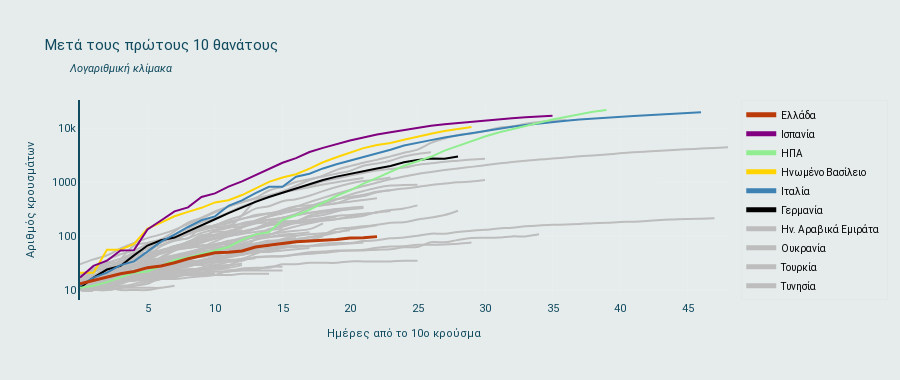

Write notebook code for a chart like this one.
### Markdown cell above
# Line Chart - logarithmic - after XX cases | XX deaths

### Code cell
'''φορτώνουμε το αρχείο που επιθυμούμε, τον αριθμό σημείο έναρξης της οπτικοποίησης,
το όνομα της νέας στήλης που θα δημιουργηθεί από το melt, 
το όνομα του αρχείου που θέλουμε να σώσουμε'''

def after100Cases(fileName, numberCompare, columnName, outputName, titleGraphic):
    
    ''' φορτώνουμε το πρώτο αρχείο από το Hopkins'''
    df=pd.read_csv(baseHopkinsURL + fileName)\
        .drop(['Lat', 'Long'], axis=1) \
        .melt(id_vars=['Province/State', 'Country/Region'], 
                 var_name='Date', value_name=columnName) \
        .astype({'Date':'datetime64[ns]', columnName:'Int64'}, 
                 errors='ignore')
    
    ''' φορτώνουμε το αρχείο με την αντιστοίχιση ελληνικών - αγγλικών ονομάτων χωρών'''
    gr=pd.read_csv(countriesInGreek)
    ''' το συνδέουμε με το dataframe από το Hopkins ώστε να προστεθεί το ADMIN_GR'''
    df=pd.merge(df,gr, how='left', left_on='Country/Region', right_on='ADMIN')
    
    ''' φορτώνουμε το αρχείο με τους πληθυσμούς'''
    pop=pd.read_csv(population, usecols = ['Country,Other','Population (2020)'])
    '''συνδέουμε το dataframe με τα ελληνικά ονόματα '''
    gr=pd.merge(gr,pop, how='right', left_on='ADMIN', right_on='Country,Other')
    
    '''Ενώνουμε το dataframe του Hopkins και εκείνο του population με βάση την στήλη με τα ελληνικά ονόματα'''
    df=pd.merge(df,gr, how='left', on='ADMIN_GR')

    
    ''' υπολογίζουμε συγκεντρωτικά για κάθε χώρα τα κρούσματα και τους θανάτους ανά ημέρα'''
    df=df.groupby(['Country/Region','Date','ADMIN_GR','Population (2020)'])[columnName].sum().reset_index()
    
    ''' ------------------- ΞΕΚΙΝΑ Η ΟΠΤΙΚΟΠΟΙΗΣΗ ------------------'''
    
    ''' Φτιάχνουμε ένα variable που ΔΕΝ ΘΑ ΠΕΡΙΕΧΕΙ τις χώρες αναφοράς - που θα χρωματίσουμε με άλλο χρώμα'''
    cnt= df[(df['Country/Region']!='Greece') & 
        (df['Country/Region']!='Germany') & 
        (df['Country/Region']!='Italy') & 
        (df['Country/Region']!='United Kingdom') & 
        (df['Country/Region']!='US') & 
        (df['Country/Region']!='Spain')&
        (df['Country/Region']!='China')]
    
    fig = px.line(cnt[(cnt['Country/Region']!='Diamond Princess') & 
                  (cnt['deaths']>=numberCompare)],
              y=columnName,
              color='ADMIN_GR',
              hover_data=['ADMIN_GR'],
              labels={'Date':'Ημερομηνία',
                    columnName:'Αριθμός Κρουσμάτων',
                    'ADMIN_GR':'Χώρα'},
              title=titleGraphic,
              
              line_shape="spline", render_mode="svg",
#               color_discrete_sequence=px.colors.sequential.ice
#               color_discrete_sequence=px.colors.qualitative.Prism
              color_discrete_sequence=['rgb(189,189,189)']
             )
    
    fig.update_layout(paper_bgcolor="#E6ECEC",
                 plot_bgcolor="#E6ECEC",
                 font=dict(
                family="Roboto",
                size=11,
                color="#114B5F")
                 )

    # fig.update_traces(mode="markers+lines", hovertemplate=None)
    # fig.update_layout(hovermode="x")
    fig.update_layout(hovermode="closest",
                     hoverlabel=dict(
                        bgcolor="white", 
                        font_size=12, 
                        font_family="Roboto"),
                     hoverlabel_align = 'left',)

    fig.update_layout(showlegend=True)
    fig.update_layout(legend_title='',

                     legend=dict(
    #                      θέση του legend
    #                     x=0,
    #                     y=1,

    #                      σειρά χωρών reversed, normal, grouped
                        traceorder="reversed", 
                        font=dict(
                            family="roboto",
                            size=10,
                            color="black"
                        ),

                        bgcolor="#E6ECEC",
                        bordercolor="#dadada",
                        borderwidth=.3
                    ))

    fig.update_yaxes(nticks=4,
                    
                    showticklabels=True,
                    showline=True,
                     linewidth=2,
                    linecolor='#114B5F',
                    showgrid=True, 
                     gridwidth=.1, 
                     gridcolor='#F8FAFA',
                    title_text = "Αριθμός κρουσμάτων",
                    title_font = {"size": 11,
                                 'color':'#114B5F'},)

    fig.update_xaxes(tickvals=[5, 10, 15, 20, 25, 30,35,40,45,50,55],
                    ticks=None,
                    showticklabels=True,
                     showline=False,
                     linewidth=.1,
                    linecolor='#F8FAFA',
                    showgrid=True, 
                     gridwidth=.1, 
                     gridcolor='#F8FAFA',
                    title_text = "Ημέρες από το {}o κρούσμα".format(numberCompare),
                    title_font = {"size": 11,
                                 'color':'#114B5F'},
                    )

    fig.update_layout(xaxis_showgrid=True, 
                      yaxis_showgrid=True)


    fig.update_layout(yaxis_type="log")

    fig.update_layout(height=380)

    
    # Γερμανία
    fig.add_trace(go.Scatter(y=df[(df['Country/Region']=='Germany')&(df[columnName]>numberCompare)][columnName],
                             name='Γερμανία',
                            line=dict(color="black",
                                    width=2),
                             hovertemplate = '<b>%{y:.f}</b> κρούσματα στην Γερμανία<extra></extra>'
                            ))
    
       # Ιταλία
    fig.add_trace(go.Scatter(y=df[(df['Country/Region']=='Italy')&(df[columnName]>numberCompare)][columnName],
                             name='Ιταλία',
                            line=dict(color="#3E82B3",
                                    width=2),
                             hovertemplate = '<b>%{y:.f}</b> κρούσματα στην Ιταλία<extra></extra>'
                            ))

    # UK
    fig.add_trace(go.Scatter(y=df[(df['Country/Region']=='United Kingdom')&(df[columnName]>numberCompare)][columnName],
                             name='Ηνωμένο Βασίλειο',
                            line=dict(color="#FFD400",
                                    width=2),
                             hovertemplate = '<b>%{y:.f}</b> κρούσματα στο Ηνωμένο Βασίλειο<extra></extra>'
                            ))


    # USA
    fig.add_trace(go.Scatter(y=df[(df['Country/Region']=='US')&(df[columnName]>numberCompare)][columnName],
                             name='ΗΠΑ',
                            line=dict(color="lightgreen",
                                    width=2),
                             hovertemplate = '<b>%{y:.f}</b> κρούσματα στις ΗΠΑ<extra></extra>'
                            ))
    # Spain
    fig.add_trace(go.Scatter(y=df[(df['Country/Region']=='Spain')&(df[columnName]>numberCompare)][columnName],
                             name='Ισπανία',
                            line=dict(color="purple",
                                    width=2),
                             hovertemplate = '<b>%{y:.f}</b> κρούσματα στην Ισπανία<extra></extra>'
                            ))
    # Greece
    fig.add_trace(go.Scatter(y=df[(df['Country/Region']=='Greece')&(df[columnName]>numberCompare)][columnName],
                             name='Ελλάδα',
                            line=dict(color="#BA3A0A",
                                    width=3),
                             hovertemplate = '<b>%{y:.f}</b> κρούσματα στην Ελλάδα<extra></extra>'
                            ))


    
    config = dict({'displayModeBar': False, 
                'scrollZoom': False,
                'displaylogo': False,
                'responsive': True,
                'staticPlot': False

                  })
    # μέγεθος γραμμής σε κάθε χώρα στο legend, trace/constant
    fig.update_layout(legend= {'itemsizing': 'constant'},
                     
        annotations = [dict(
            x=-.02,
            y=1.2,
            xref='paper',
            yref='paper',
            text='<i>Λογαριθμική κλίμακα</i>',
            showarrow = False
        )])
    
    fig.show()
    
    return fig.write_json(outputName)
after100Cases(deathsHopkinsFileName, 10, 'deaths', '10_deaths.json','Μετά τους πρώτους 10 θανάτους')
